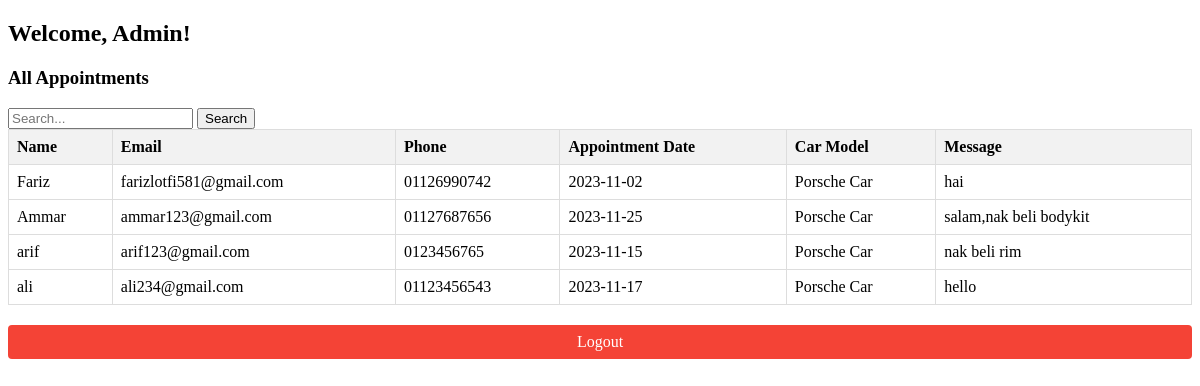
The app's page /admin_panel.php (signed in) with its own data.
### tables this page shows
CREATE TABLE `appointments` (
  `id` int(11) NOT NULL,
  `name` varchar(50) NOT NULL,
  `email` varchar(50) NOT NULL,
  `phone` varchar(15) NOT NULL,
  `appointment_date` date NOT NULL,
  `car_model` varchar(50) NOT NULL,
  `message` text DEFAULT NULL,
  `created_at` timestamp NOT NULL DEFAULT current_timestamp()
);

### admin_panel.php (the view, shortened to what this page needs)
<?php
$servername = "localhost";
$username = "root";
$password = "";
$dbname = "appointments";
$conn = new mysqli($servername, $username, $password, $dbname);
$search = "";
if (isset($_POST['search'])) {
    $search = $_POST['search'];
    $sql = "SELECT * FROM appointments WHERE
            name LIKE '%$search%' OR
            email LIKE '%$search%' OR
            phone LIKE '%$search%' OR
            appointment_date LIKE '%$search%' OR
            car_model LIKE '%$search%' OR
            message LIKE '%$search%'";
} else {
    $sql = "SELECT * FROM appointments";
}
$result = $conn->query($sql);
?>
<!DOCTYPE html>
<html lang="en">
<head>
</head>
<body>
    <h2>Welcome, Admin!</h2>
    <h3>All Appointments</h3>
    <form method="post">
        <input type="text" name="search" value="<?php echo $search; ?>" placeholder="Search...">
        <input type="submit" value="Search">
    </form>
    <table>
        <thead>
            <tr>
                <th>Name</th>
                <th>Email</th>
                <th>Phone</th>
                <th>Appointment Date</th>
                <th>Car Model</th>
                <th>Message</th>
            </tr>
        </thead>
        <tbody>
            <?php
            if ($result->num_rows > 0) {
                while ($row = $result->fetch_assoc()) {
                    echo "<tr>";
                    echo "<td>" . $row['name'] . "</td>";
                    echo "<td>" . $row['email'] . "</td>";
                    echo "<td>" . $row['phone'] . "</td>";
                    echo "<td>" . $row['appointment_date'] . "</td>";
                    echo "<td>" . $row['car_model'] . "</td>";
                    echo "<td>" . $row['message'] . "</td>";
                    echo "</tr>";
                }
            } else {
                echo "<tr><td colspan='6'>No appointments found</td></tr>";
            }
            ?>
        </tbody>
    </table>
    <a href="logout.php" class="logout-btn">Logout</a>
</body>
</html>

### admin_panel.php (style rules this page uses)
table { border-collapse: collapse; width: 100%; }
th, td { border: 1px solid #ddd; padding: 8px; text-align: left; }
th { background-color: #f2f2f2; }
.logout-btn { display: block; padding: 8px 16px; margin-top: 20px; background-color: #f44336; color: white; text-decoration: none; border: none; border-radius: 4px; cursor: pointer; text-align: center; }

### records on screen
appointments: name "Fariz", email "farizlotfi581@gmail.com", phone "01126990742", appointment_date "2023-11-02", car_model "Porsche Car", message "hai"
appointments: name "Ammar", email "ammar123@gmail.com", phone "01127687656", appointment_date "2023-11-25", car_model "Porsche Car", message "salam,nak beli bodykit"
appointments: name "arif", email "arif123@gmail.com", phone "0123456765", appointment_date "2023-11-15", car_model "Porsche Car", message "nak beli rim"
appointments: name "ali", email "ali234@gmail.com", phone "01123456543", appointment_date "2023-11-17", car_model "Porsche Car", message "hello"
